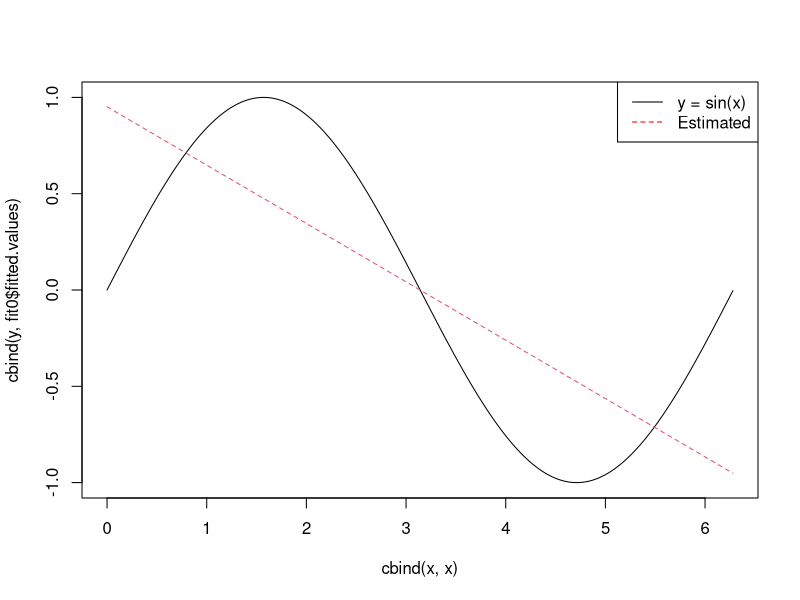
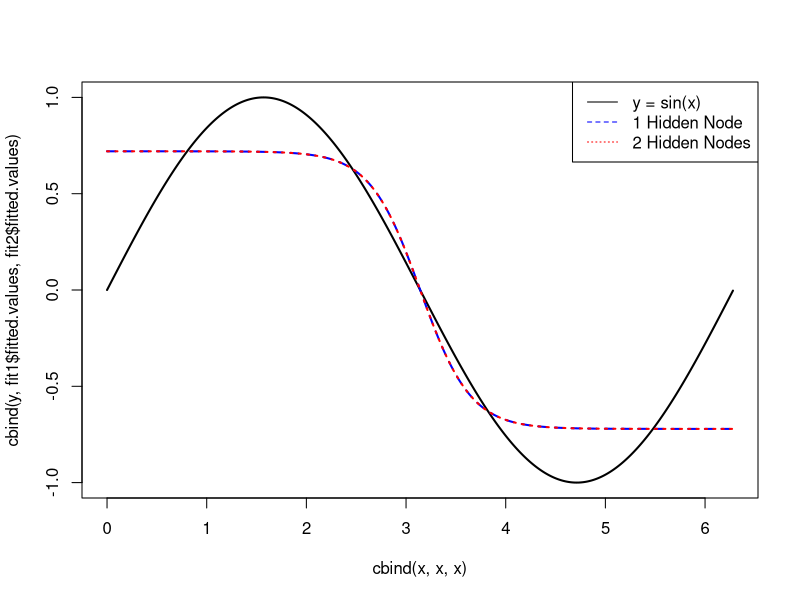

These figures' R source, in order:
x = seq(from = 0, to = 2*pi, by=.01)
y = sin(x)
library(nnet)
fit0 = nnet(y~x, size = 0, linout = T, skip = T)


matplot(cbind(x,x), cbind(y, fit0$fitted.values), type = "l")
legend("topright", legend = c("y = sin(x)", "Estimated"), lty=c(1,2), col=c("black","red"))


# do NOT reset the seed after running Problem 1
fit1 = nnet(y~x, size = 1, linout=T)
fit2 = nnet(y~x, size = 2, linout=T)
matplot(cbind(x,x,x), cbind(y, fit1$fitted.values, fit2$fitted.values), type="l", lwd=2, col=c("black", "blue", "red"))
legend("topright", legend = c("y = sin(x)", "1 Hidden Node", "2 Hidden Nodes"), lty=c(1,2,3), col=c("black", "blue", "red"))